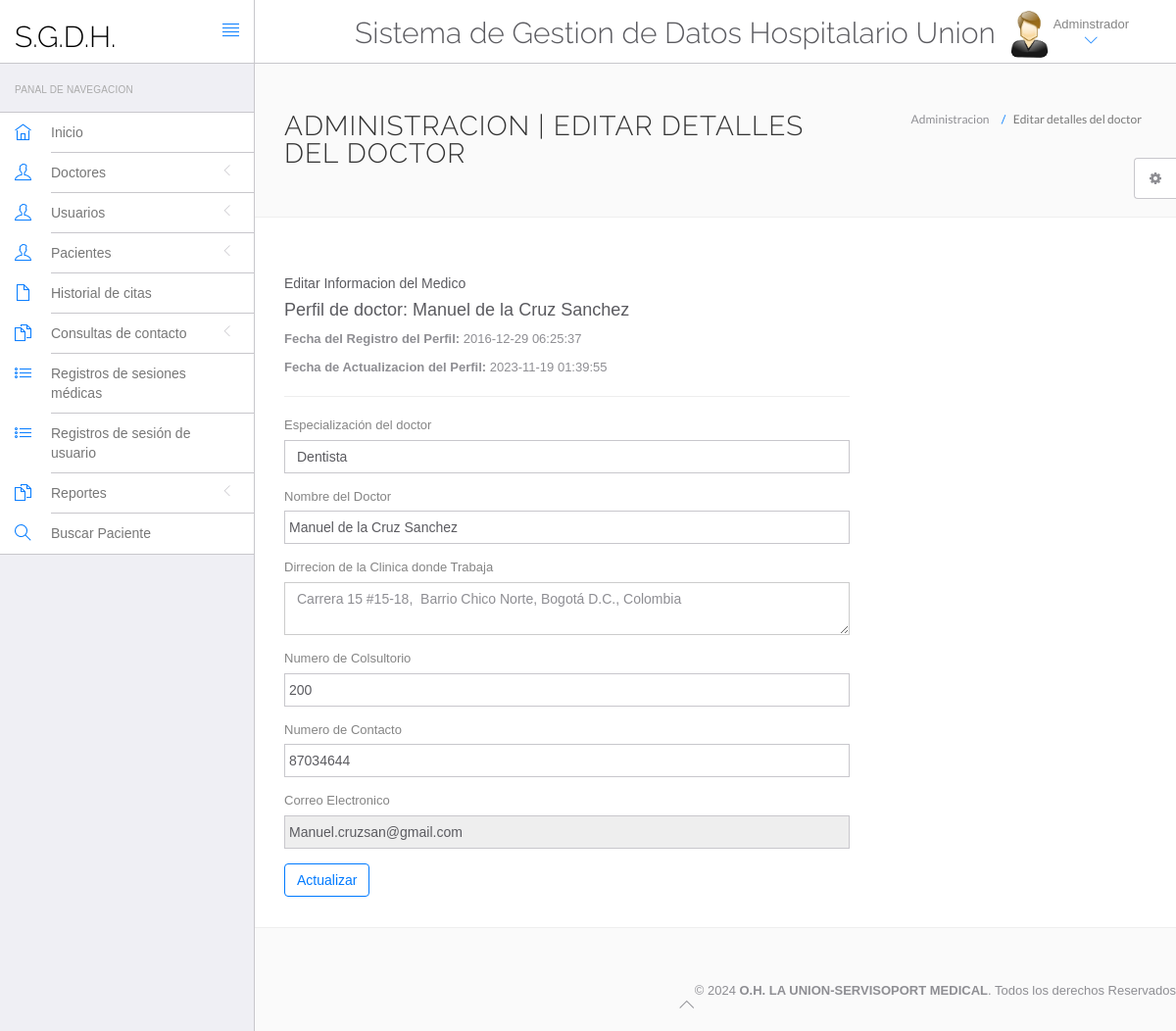
The page /hms/admin/edit-doctor.php?id=1 (signed in) on the database its author committed.
### tables this page shows
CREATE TABLE `doctors` (
  `id` int(11) NOT NULL,
  `specilization` varchar(255) DEFAULT NULL,
  `doctorName` varchar(255) DEFAULT NULL,
  `address` longtext,
  `docFees` varchar(255) DEFAULT NULL,
  `contactno` bigint(11) DEFAULT NULL,
  `docEmail` varchar(255) DEFAULT NULL,
  `password` varchar(255) DEFAULT NULL,
  `creationDate` timestamp NULL DEFAULT CURRENT_TIMESTAMP,
  `updationDate` timestamp NULL DEFAULT NULL ON UPDATE CURRENT_TIMESTAMP
);

### hms/admin/edit-doctor.php (the view, shortened to what this page needs)
<?php
include('include/config.php');
$did=intval($_GET['id']);
?>
<!DOCTYPE html>
<html lang="en">
	<head>
		<link rel="stylesheet" href="vendor/bootstrap/css/bootstrap.min.css">
		<link rel="stylesheet" href="vendor/fontawesome/css/font-awesome.min.css">
		<link rel="stylesheet" href="vendor/themify-icons/themify-icons.min.css">
		<link href="vendor/animate.css/animate.min.css" rel="stylesheet" media="screen">
		<link href="vendor/perfect-scrollbar/perfect-scrollbar.min.css" rel="stylesheet" media="screen">
		<link href="vendor/switchery/switchery.min.css" rel="stylesheet" media="screen">
		<link href="vendor/bootstrap-touchspin/jquery.bootstrap-touchspin.min.css" rel="stylesheet" media="screen">
		<link href="vendor/select2/select2.min.css" rel="stylesheet" media="screen">
		<link href="vendor/bootstrap-datepicker/bootstrap-datepicker3.standalone.min.css" rel="stylesheet" media="screen">
		<link href="vendor/bootstrap-timepicker/bootstrap-timepicker.min.css" rel="stylesheet" media="screen">
		<link rel="stylesheet" href="assets/css/styles.css">
		<link rel="stylesheet" href="assets/css/plugins.css">
		<link rel="stylesheet" href="assets/css/themes/theme-1.css" id="skin_color" />
	</head>
	<body>
		<div id="app">
<?php include('include/sidebar.php');?>
			<div class="app-content">
						<?php include('include/header.php');?>
				<div class="main-content" >
					<div class="wrap-content container" id="container">
						<section id="page-title">
							<div class="row">
								<div class="col-sm-8">
									<h1 class="mainTitle">Administracion | Editar detalles del doctor</h1>
																	</div>
								<ol class="breadcrumb">
									<li>
										<span>Administracion</span>
									</li>
									<li class="active">
										<span>Editar detalles del doctor</span>
									</li>
								</ol>
							</div>
						</section>
						<div class="container-fluid container-fullw bg-white">
							<div class="row">
								<div class="col-md-12">
									<div class="row margin-top-30">
										<div class="col-lg-8 col-md-12">
											<div class="Inicio Inicio-white">
												<div class="Inicio-heading">
													<h5 class="Inicio-title">Editar Informacion del Medico</h5>
												</div>
												<div class="Inicio-body">
									<?php $sql=mysqli_query($con,"select * from doctors where id='$did'");
while($data=mysqli_fetch_array($sql))
{
?>
<h4>Perfil de doctor: <?php echo htmlentities($data['doctorName']);?> </h4>
<p><b>Fecha del Registro del Perfil: </b><?php echo htmlentities($data['creationDate']);?></p>
<?php if($data['updationDate']){?>
<p><b>Fecha de Actualizacion del Perfil: </b><?php echo htmlentities($data['updationDate']);?></p>
<?php } ?>
<hr />
													<form role="form" name="adddoc" method="post" onSubmit="return valid();">
														<div class="form-group">
															<label for="DoctorSpecialization">
																Especialización del doctor
															</label>
							<select name="Doctorspecialization" class="form-control" required="required">
					<option value="<?php echo htmlentities($data['specilization']);?>">
					<?php echo htmlentities($data['specilization']);?></option>
															</select>
														</div>
<div class="form-group">
															<label for="doctorname">
																Nombre del Doctor
															</label>
	<input type="text" name="docname" class="form-control" value="<?php echo htmlentities($data['doctorName']);?>" >
														</div>
<div class="form-group">
															<label for="address">
																  Dirrecion de la Clinica donde Trabaja
															</label>
					<textarea name="clinicaddress" class="form-control"><?php echo htmlentities($data['address']);?></textarea>
														</div>
<div class="form-group">
															<label for="fess">
																 Numero de Colsultorio
															</label>
		<input type="text" name="docfees" class="form-control" required="required"  value="<?php echo htmlentities($data['docFees']);?>" >
														</div>
<div class="form-group">
									<label for="fess">
																Numero de Contacto
															</label>
					<input type="text" name="doccontact" class="form-control" required="required"  value="<?php echo htmlentities($data['contactno']);?>">
														</div>
<div class="form-group">
									<label for="fess">
																 Correo Electronico
															</label>
					<input type="email" name="docemail" class="form-control"  readonly="readonly"  value="<?php echo htmlentities($data['docEmail']);?>">
														</div>
														<?php } ?>
														<button type="submit" name="submit" class="btn btn-o btn-primary">
															Actualizar
														</button>
													</form>
												</div>
											</div>
										</div>
											</div>
										</div>
									<div class="col-lg-12 col-md-12">
										</div>
									</div>
								</div>
							</div>
						</div>
					</div>
				</div>
	<?php include('include/footer.php');?>
	<?php include('include/setting.php');?>
	</body>
</html>

### hms/admin/assets/css/themes/theme-1.css (style rules this page uses)
body { background: #FAFAFA; }

### rows shown on the page
doctors: doctorName "Manuel de la Cruz Sanchez", creationDate "2016-12-29 06:25:37", updationDate "2023-11-19 01:39:55", Doctorspecialization "Dentista", docname "Manuel de la Cruz Sanchez", clinicaddress "Carrera 15 #15-18, Barrio Chico Norte, Bogotá D.C., Colombia", docfees "200", doccontact "87034644", docemail "Manuel.cruzsan@gmail.com"
